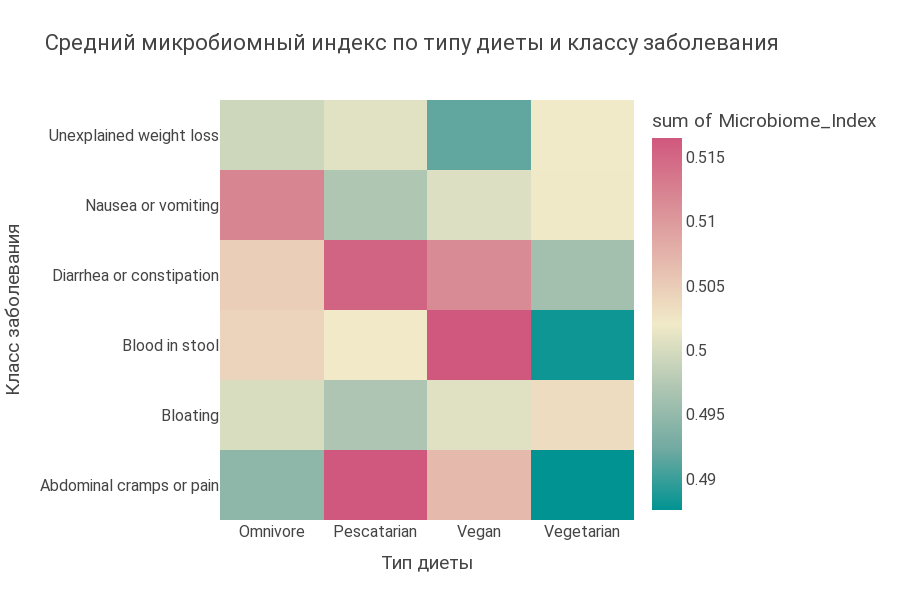

Notebook code for this chart:
### Code cell
# 5.3. Средний микробиомный индекс по типу диеты и классу заболевания (heatmap)

# Группируем данные: среднее значение микробиомного индекса по комбинациям
# ИСПРАВЛЕНИЕ: Добавлено observed=True, чтобы избежать FutureWarning
heat_df = (
    df.groupby(["Diet_Type", "Disease_Class"], observed=True)["Microbiome_Index"]
    .mean()
    .reset_index()
)

# Строим интерактивную тепловую карту
fig = px.density_heatmap(
    heat_df,
    x="Diet_Type",
    y="Disease_Class",
    z="Microbiome_Index",
    color_continuous_scale="tealrose",
    template="custom",
    title="Средний микробиомный индекс по типу диеты и классу заболевания"
)

# Улучшаем читаемость
fig.update_layout(
    height=600,
    font=dict(family="Roboto", size=16),
    xaxis_title="Тип диеты",
    yaxis_title="Класс заболевания",
)

fig.show()

### Figure 1 — Plotly figure (JSON) as saved in the notebook; plotly's stock layout.template omitted (floating-point values rounded to 4 significant figures)
{"data": [{"coloraxis": "coloraxis", "histfunc": "sum", "hovertemplate": "Diet_Type=%{x}<br>Disease_Class=%{y}<br>sum of Microbiome_Index=%{z}<extra></extra>", "name": "", "type": "histogram2d", "x": ["Omnivore", "Omnivore", "Omnivore", "Omnivore", "Omnivore", "Omnivore", "Pescatarian", "Pescatarian", "Pescatarian", "Pescatarian", "Pescatarian", "Pescatarian", "Vegan", "Vegan", "Vegan", "Vegan", "Vegan", "Vegan", "Vegetarian", "Vegetarian", "Vegetarian", "Vegetarian", "Vegetarian", "Vegetarian"], "xaxis": "x", "xbingroup": "x", "y": ["Abdominal cramps or pain", "Bloating", "Blood in stool", "Diarrhea or constipation", "Nausea or vomiting", "Unexplained weight loss", "Abdominal cramps or pain", "Bloating", "Blood in stool", "Diarrhea or constipation", "Nausea or vomiting", "Unexplained weight loss", "Abdominal cramps or pain", "Bloating", "Blood in stool", "Diarrhea or constipation", "Nausea or vomiting", "Unexplained weight loss", "Abdominal cramps or pain", "Bloating", "Blood in stool", "Diarrhea or constipation", "Nausea or vomiting", "Unexplained weight loss"], "yaxis": "y", "ybingroup": "y", "z": [0.4947, 0.5002, 0.5043, 0.5048, 0.512, 0.4994, 0.5165, 0.4969, 0.5022, 0.5153, 0.497, 0.5008, 0.5068, 0.5007, 0.5165, 0.5115, 0.5006, 0.4917, 0.4876, 0.5034, 0.4882, 0.4961, 0.5019, 0.502]}], "layout": {"coloraxis": {"colorbar": {"title": {"text": "sum of Microbiome_Index"}}, "colorscale": [[0, "rgb(0, 147, 146)"], [0.1667, "rgb(114, 170, 161)"], [0.3333, "rgb(177, 199, 179)"], [0.5, "rgb(241, 234, 200)"], [0.6667, "rgb(229, 185, 173)"], [0.8333, "rgb(217, 137, 148)"], [1, "rgb(208, 88, 126)"]]}, "font": {"family": "Roboto", "size": 16}, "height": 600, "legend": {"tracegroupgap": 0}, "title": {"text": "Средний микробиомный индекс по типу диеты и классу заболевания"}, "xaxis": {"anchor": "y", "domain": [0, 1], "title": {"text": "Тип диеты"}}, "yaxis": {"anchor": "x", "domain": [0, 1], "title": {"text": "Класс заболевания"}}}}
